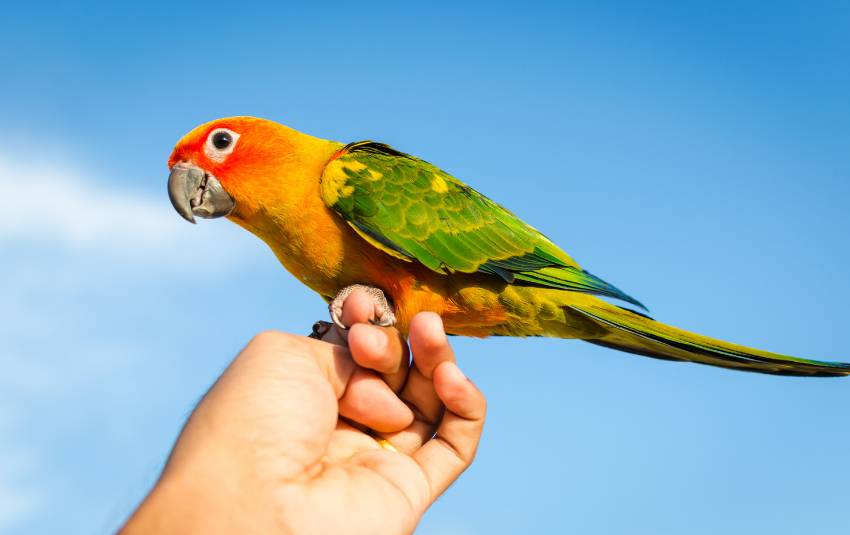
#> input picture Assignment_11/parrot.png, 850 x 535 px
$ python cv_12.py
#> lines starting #> are read from the running program, lines starting #| are printed output that depends on the picture; after the words box and inside, x2 and y2 are one past the last pixel; in counts of white or black regions, pixels touching at a corner belong together
import cv2

img = cv2.imread("./parrot.png", 0)
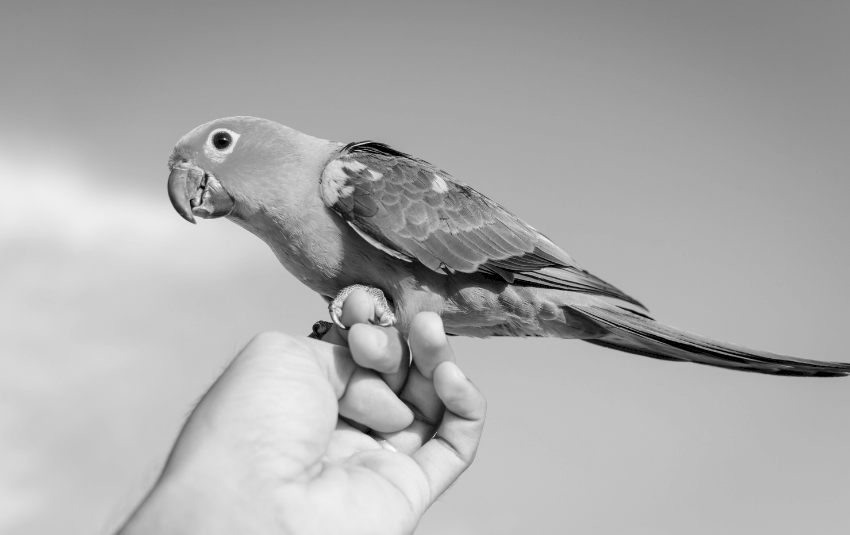
#> img: shape (535, 850); min 0, max 254, mean 172.4

resize = cv2.resize(img, (520,520))
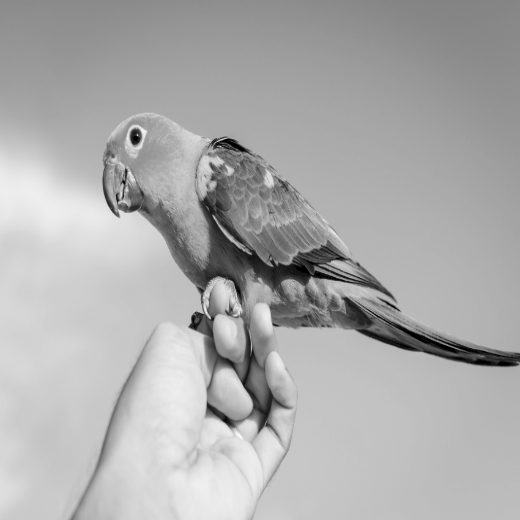
#> resize: shape (520, 520); min 0, max 251, mean 172.3
min_thresh = 100
max_thresh = 200
edges = cv2.Canny(resize, min_thresh, max_thresh)
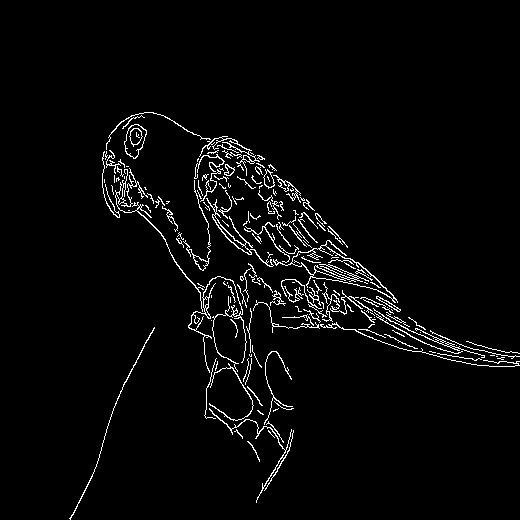
#> edges: shape (520, 520); 3.2% white in thin lines or dots, all inside (x1, y1, x2, y2) = (69, 112, 520, 520)

cv2.imshow("Original", resize)
cv2.imshow("Edges", edges)

cv2.waitKey(0)
cv2.destroyAllWindows()
